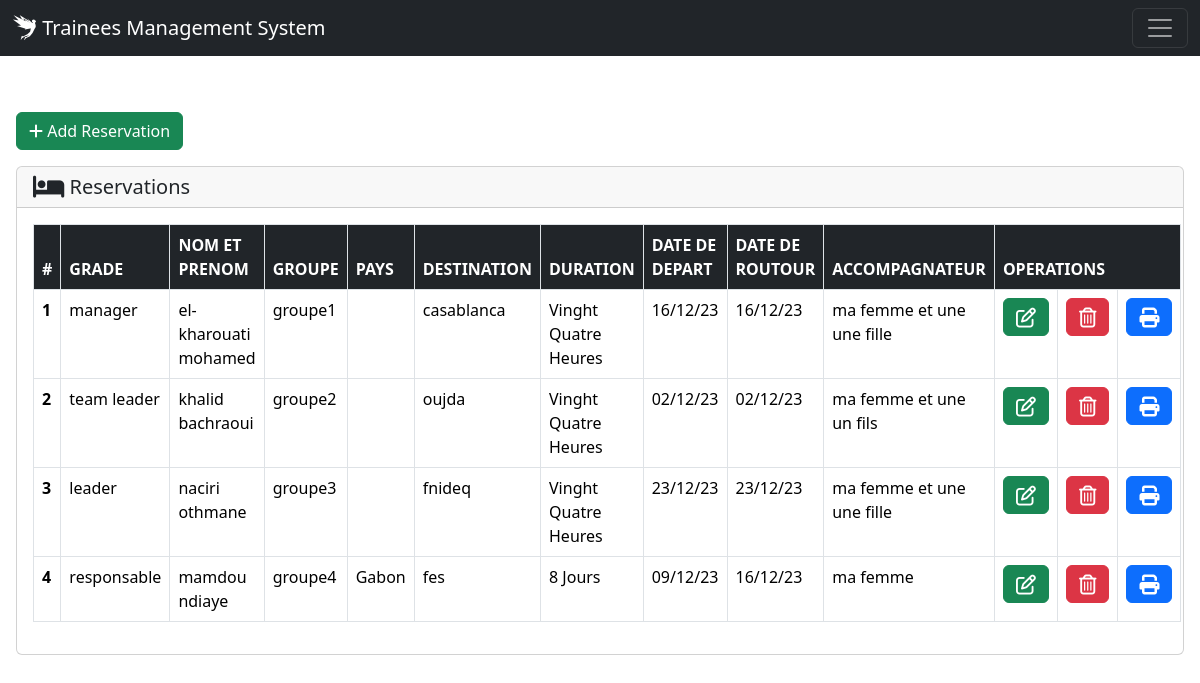
/reservations/ (signed in), run on the app's committed database.
### Store/models.py (models this page shows, shortened)
class Reservation(models.Model):
    stagiaire = models.ForeignKey(Stagiaire, on_delete=models.CASCADE)
    destination = models.CharField(max_length=150,null=False)
    duration = models.CharField(max_length=150,null=True, editable=False)
    date_out = models.DateField()
    date_in = models.DateField()
    accompagnateur = models.TextField(max_length=250,null=False)
    created_at = models.DateTimeField(auto_now=True)
    updated_at = models.DateTimeField(auto_now_add=True)

class Stagiaire(models.Model):
    groupe = models.ForeignKey(Groupe, on_delete=models.CASCADE)
    nom = models.CharField(max_length=150,null=False)
    prenom = models.CharField(max_length=150,null=False)
    grade = models.CharField(max_length=150,null=False)
    unite = models.CharField(max_length=150,null=True)
    pays = models.CharField(max_length=150,blank=True)
    created_at = models.DateTimeField(auto_now=True)
    updated_at = models.DateTimeField(auto_now_add=True)

class Groupe(models.Model):
    name = models.CharField(max_length=150, null=False,choices=groupe_choices)
    owner = models.ForeignKey(CustomUser, on_delete=models.CASCADE)
    created_at = models.DateTimeField(auto_now=True)
    updated_at = models.DateTimeField(auto_now_add=True)

### Store/views.py (the view, shortened to what this page needs)
# urls.py: path('reservations/', views.reservations, name="reservations"),
def reservations(request):
    if request.user.is_authenticated:
        if request.user.is_superuser:
            reservations = Reservation.objects.all().order_by('stagiaire__groupe')
            return render(request, 'reservation/index.html', {
                "reservations": reservations,
            })
    else:
        messages.error(request, 'Login First to View the Contents')
        return redirect('login')

### Store/templates/reservation/index.html (shortened to what this page needs)
{% extends 'base.html' %}
{% block content %}
<a class="btn btn-success mb-3" href="{% url 'add_reservation' %}" role="button"><i class="fa-solid fa-plus"></i> Add Reservation</a>
<div class="card p-10">
  <h5 class="card-header"><i class="fa-solid fa-bed fa-lg"></i> Reservations</h5>
  <div class="card-body">
    <table class="table border">
  <thead class="table-dark">
    <tr>
      <th class="border" scope="col">#</th>
      <th class="border" scope="col">GRADE</th>
      <th class="border" scope="col">NOM ET PRENOM</th>
       <th class="border" scope="col">GROUPE</th>
       <th class="border" scope="col">PAYS</th>
      <th class="border" scope="col">DESTINATION</th>
      <th class="border" scope="col">DURATION</th>
      <th class="border" scope="col">DATE DE DEPART</th>
      <th class="border" scope="col">DATE DE ROUTOUR</th>
      <th class="border" scope="col">ACCOMPAGNATEUR</th>
       <th class="border" colspan="3" scope="col">OPERATIONS</th>
    </tr>
  </thead>
  <tbody>
        {% for reservation in reservations %}
    <tr>
      <th scope="row">{{ forloop.counter }}</th>
      <td class="border">{{reservation.stagiaire.grade}} </td>
      <td class="border">{{reservation.stagiaire.nom}} {{reservation.stagiaire.prenom}}</td>
      <td class="border">{{reservation.stagiaire.groupe.name}}</td>
      <td class="border">{{reservation.stagiaire.pays}}</td>
      <td class="border">{{reservation.destination}}</td>
      <td class="border">{{reservation.duration}}</td>
      <td class="border">{{reservation.date_out | date:"d/m/y" }}</td>
      <td class="border">{{reservation.date_in | date:"d/m/y" }}</td>
      <td class="border">{{reservation.accompagnateur }}</td>
        <td style="text-align: center;" class="border"><a class="btn btn-success" href="{% url 'edit_reservation'  reservation.id %}" role="button"><i class="fa-regular fa-pen-to-square fa-lg"></i></a></td>
      <td style="text-align: center;" class="border"><a class="btn btn-danger" href="{% url 'delete_reservation'  reservation.id %}" role="button"><i class="fa-regular fa-trash-can fa-lg"></i></a></td>
             <td style="text-align: center;" class="border"><a class="btn btn-primary" href="{% url 'pdf_reservation'  reservation.id %}" role="button"><i class="fa-solid fa-print fa-lg"></i></a></td>
        {% endfor %}
  </tbody>
</table>
  </div>
</div>
{% endblock content %}

### data on the page
Reservation: stagiaire.grade "manager", stagiaire.nom "el-kharouati", stagiaire.prenom "mohamed", stagiaire.groupe.name "groupe1", destination "casablanca", duration "Vinght Quatre Heures", date_out "16/12/23", date_in "16/12/23", accompagnateur "ma femme et une une fille"
Reservation: stagiaire.grade "team leader", stagiaire.nom "khalid", stagiaire.prenom "bachraoui", stagiaire.groupe.name "groupe2", destination "oujda", duration "Vinght Quatre Heures", date_out "02/12/23", date_in "02/12/23", accompagnateur "ma femme et une un fils"
Reservation: stagiaire.grade "leader", stagiaire.nom "naciri", stagiaire.prenom "othmane", stagiaire.groupe.name "groupe3", destination "fnideq", duration "Vinght Quatre Heures", date_out "23/12/23", date_in "23/12/23", accompagnateur "ma femme et une une fille"
Reservation: stagiaire.grade "responsable", stagiaire.nom "mamdou", stagiaire.prenom "ndiaye", stagiaire.groupe.name "groupe4", stagiaire.pays "Gabon", destination "fes", duration "8 Jours", date_out "09/12/23", date_in "16/12/23", accompagnateur "ma femme"
